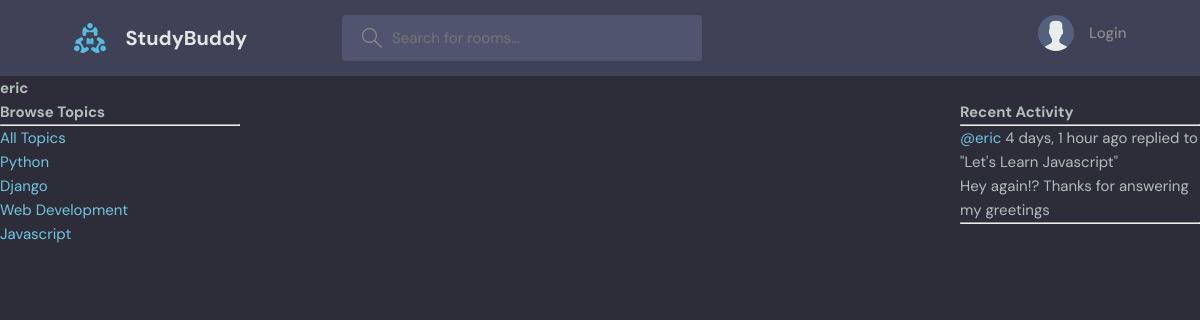
The app's page /profile/3, older data.
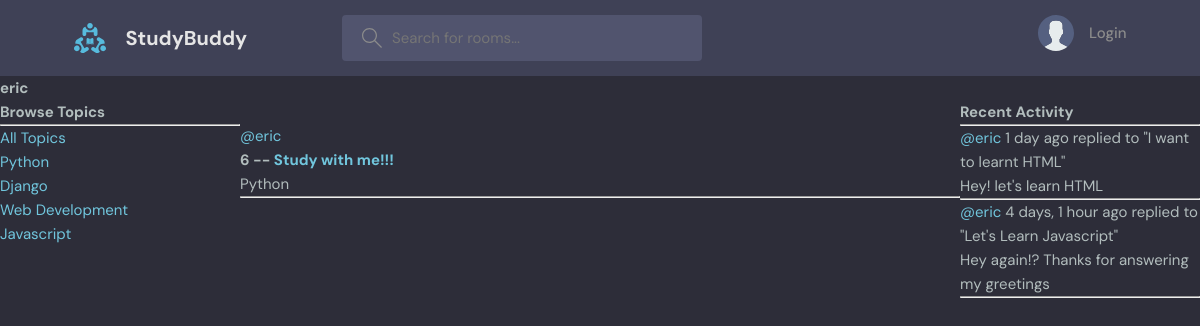
The same page, newer data.
### base/models.py (models this page shows, shortened)
class Topic(models.Model):
    name = models.CharField(max_length=200)

class Message(models.Model):
    user = models.ForeignKey(User, on_delete=models.CASCADE)
    room = models.ForeignKey(Room, on_delete=models.CASCADE)
    body = models.TextField()
    updated = models.DateTimeField(auto_now=True)
    created = models.DateTimeField(auto_now_add=True)
    class Meta:
        ordering = ['-updated', '-created']
    def __str__(self):
        return self.body[0:50]

class Room(models.Model):
    host = models.ForeignKey(User, on_delete=models.SET_NULL, null=True)
    topic = models.ForeignKey(Topic, on_delete=models.SET_NULL, null=True)
    name = models.CharField(max_length=200)
    description = models.TextField(null=True, blank=True)
    participants = models.ManyToManyField(User, related_name='participants', blank=True)
    updated = models.DateTimeField(auto_now=True)
    created = models.DateTimeField(auto_now_add=True)
    class Meta:
        ordering = ['-updated', '-created']
    def __str__(self):
        return self.name

### base/views.py (the view)
# urls.py: path('profile/<str:pk>', views.userProfile, name='user-profile'),
def userProfile(request, pk):
    user = User.objects.get(id=pk)
    rooms = user.room_set.all()
    room_messages = user.message_set.all()
    topics = Topic.objects.all()
    context = {'user':user, 'rooms':rooms, 'room_messages': room_messages, 'topics': topics}
    return render(request, 'base/profile.html', context)

### base/templates/base/profile.html (shortened to what this page needs)
{% extends 'main.html' %}
{% block content %}
<h1>{{user.username}}</h1>
<div class="profile-container">
    <div>
        {% include 'base/topics_component.html' %}
    </div>
    <div>
        {% include 'base/feed_component.html' %}
    </div>
    <div>
        {% include 'base/activity_component.html' %}
    </div>
</div>
{% endblock content %}

### templates/main.html (shortened to what this page needs)
<!DOCTYPE html>
{% load static%}
<html lang="en">
  <head>
    <link rel="stylesheet" href="{% static 'styles/style.css' %}" />
  </head>
  <body>
    {% include 'navbar.html' %}
    {% block content %}
    {% endblock %}
  </body>
</html>

### templates/navbar.html (shortened to what this page needs)
{% load static %}
<header class="header header--loggedIn">
    <div class="container">
      <a href="{% url 'home' %}" class="header__logo">
        <img src="{% static 'images/logo.svg' %}" />
        <h1>StudyBuddy</h1>
      </a>
      <form class="header__search" method="GET" action="{% url 'home' %}">
        <label>
          <input name="q" placeholder="Search for rooms..." />
        </label>
      </form>
      <nav class="header__menu">
        {% if request.user.is_authenticated %}
        <div class="header__user">
          <a href="profile.html">
            <div class="avatar avatar--medium active">
              <img src="https://randomuser.me/api/portraits/men/37.jpg" />
            </div>
            <p>{{request.user.username}} <span>@{{request.user.username}}</span></p>
          </a>
          <button class="dropdown-button">
            <svg version="1.1" xmlns="http://www.w3.org/2000/svg" width="32" height="32" viewBox="0 0 32 32">
              <title>chevron-down</title>
              <path d="M16 21l-13-13h-3l16 16 16-16h-3l-13 13z"></path>
            </svg>
          </button>
        </div>
        {% else %}
        <a href="{% url 'login' %}">
          <img src="./assets/avatar.svg" />
          <p>Login</p>
        </a>
        {% endif %}
      </nav>
    </div>
  </header>

### base/templates/base/topics_component.html
    <h3>Browse Topics</h3>
        <hr>
        <div>
            <a href="{% url 'home' %}">All Topics</a>
        </div>
        {% for topic in topics %}
            <div>
                <a href="{% url 'home' %}?q={{topic.name}}">{{topic.name}}</a>
            </div>
        {% endfor %}

### base/templates/base/feed_component.html (shortened to what this page needs)
<div>
    {% for room in rooms %}
        <div>
            <br>
            <a href="{% url 'user-profile' room.host.id %}">@{{room.host.username}}</a>
            <h3>{{room.id}} -- <a href="{% url 'room' room.id %}">{{room.name}}</a></h3>
            <small>{{room.topic.name}}</small>
            <hr>
        </div>
    {% endfor %}
</div>

### base/templates/base/activity_component.html (shortened to what this page needs)
    <h3>Recent Activity</h3>
        <hr>
        {% for message in room_messages %}
            <div>
                <small><a href="{% url 'user-profile' message.user.id %}">@{{message.user}} </a> {{message.created|timesince}} ago</small>
                <small>replied to "{{message.room}}"</small>
                <p>{{message}}</p>
                <hr>
            </div>
        {% endfor %}

### static/styles/style.css (style rules this page uses)
:root { --color-main: #71c6dd; --color-main-light: #e1f6fb; --color-dark: #3f4156; --color-dark-medium: #51546e; --color-dark-light: #696d97; --color-light: #e5e5e5; --color-gray: #8b8b8b; --color-light-gray: #b2bdbd; --color-bg: #2d2d39; --color-success: #5dd693; --color-error: #fc4b0b; }
* { font-family: "DM Sans", -apple-system, BlinkMacSystemFont, "Segoe UI", Roboto, Oxygen, Ubuntu, Cantarell, "Open Sans", "Helvetica Neue", sans-serif; margin: 0; padding: 0; box-sizing: border-box; text-rendering: optimizeLegibility; font-size: inherit; }
html { font-size: 56.25%; }
@media only screen and (min-width: 1200px) { html { font-size: 62.5%; } }
body { line-height: 1.6; font-weight: 400; font-size: 1.5rem; color: var(--color-light-gray); background-color: var(--color-bg); min-height: 100vh; }
img { width: 100%; }
a { display: inline-block; color: var(--color-main); text-decoration: none; }
.container { max-width: 120rem; width: 90%; margin: auto; }
.header { padding: 1.5rem; background-color: var(--color-dark); }
.header > .container { display: flex; gap: 9.5rem; }
.header__logo, .header__user { display: flex; gap: 2rem; align-items: center; }
.header__logo > img { height: 3.2rem; width: 3.2rem; }
.header__logo > h1 { font-weight: 700; font-size: 2rem; color: var(--color-light); }
.header__search > label { background-color: var(--color-dark-medium); padding: 1.3rem 1rem; display: flex; align-items: center; gap: 1rem; border-radius: 4px; }
.header__search svg { fill: var(--color-gray); width: 2rem; height: 2rem; margin-left: 1rem; }
.header__search input { width: 30rem; background: transparent; border: none; outline: none; color: var(--color-light); }
.header__menu { margin-left: auto; position: relative; }
.header__menu a { display: flex; gap: 1.5rem; align-items: center; font-weight: 500; text-decoration: none; color: var(--color-gray); }
.header__menu img { height: 3.6rem; }
.header__menu p { line-height: 1.2; }

### base/templates/base/profile.html (style rules this page uses)
.profile-container { display: grid; grid-template-columns: 1fr 3fr 1fr; }

Row changes from the older to the newer data that the page shows:
added Room: host.username "eric", id "6", name "Study with me!!!", topic.name "Python"
added Message: user "eric", created "1 day", room "I want to learnt HTML", body "Hey! let's learn HTML"
